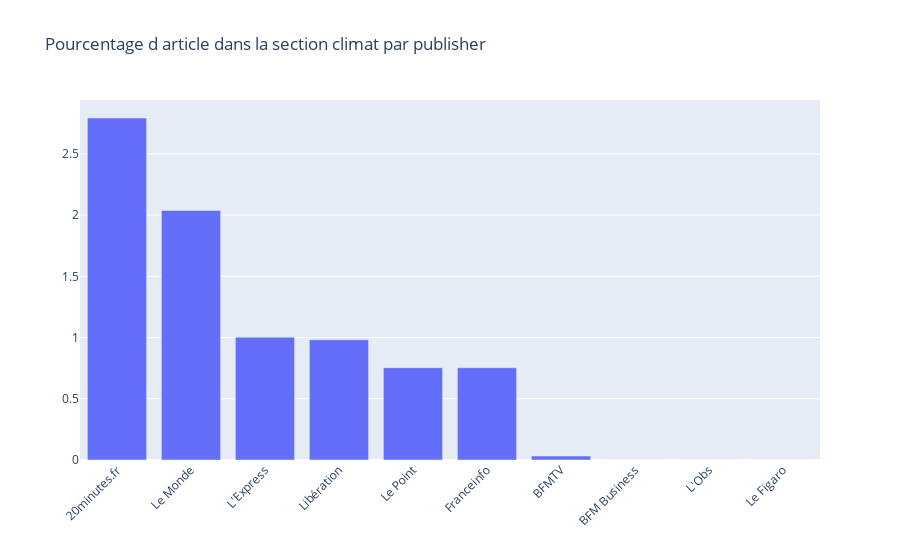

Notebook cell for this chart:
### Code cell
# top n sections
top_n = 10
percentage_article_in_climat_sections = percentage_article_in_climat_sections.sort_values(ascending=False).head(top_n)
fig = go.Figure()
fig.add_trace(go.Bar(y=percentage_article_in_climat_sections, x=percentage_article_in_climat_sections.index))
fig.update_xaxes(tickangle=-45, title=None)
fig.update_yaxes(title=None)
fig.update_layout(margin={"b": 100}, title_text='Pourcentage d article dans la section climat par publisher')

### Figure 1 — Plotly figure (JSON) as saved in the notebook; plotly's stock layout.template omitted (floating-point values rounded to 4 significant figures)
{"data": [{"type": "bar", "x": ["20minutes.fr", "Le Monde", "L'Express", "Libération", "Le Point", "Franceinfo", "BFMTV", "BFM Business", "L'Obs", "Le Figaro"], "y": [2.793, 2.038, 1.003, 0.9823, 0.7538, 0.7533, 0.03229, 0, 0, 0]}], "layout": {"margin": {"b": 100}, "title": {"text": "Pourcentage d article dans la section climat par publisher"}, "xaxis": {"tickangle": -45, "title": {}}, "yaxis": {"title": {}}}}
